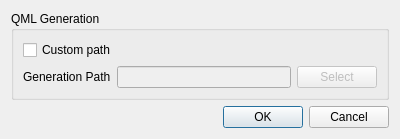
<?xml version="1.0" encoding="UTF-8"?>
<ui version="4.0">
 <class>PreferencesDialog</class>
 <widget class="QDialog" name="PreferencesDialog">
  <property name="geometry">
   <rect>
    <x>0</x>
    <y>0</y>
    <width>400</width>
    <height>137</height>
   </rect>
  </property>
  <property name="windowTitle">
   <string>Dialog</string>
  </property>
  <layout class="QVBoxLayout" name="verticalLayout_2">
   <item>
    <widget class="QGroupBox" name="groupBox">
     <property name="title">
      <string>QML Generation</string>
     </property>
     <layout class="QVBoxLayout" name="verticalLayout">
      <item>
       <widget class="QCheckBox" name="checkBox">
        <property name="text">
         <string>Custom path</string>
        </property>
       </widget>
      </item>
      <item>
       <layout class="QHBoxLayout" name="horizontalLayout">
        <item>
         <widget class="QLabel" name="label">
          <property name="text">
           <string>Generation Path</string>
          </property>
         </widget>
        </item>
        <item>
         <widget class="QLineEdit" name="m_dirPath">
          <property name="enabled">
           <bool>false</bool>
          </property>
         </widget>
        </item>
        <item>
         <widget class="QPushButton" name="m_selectDirectory">
          <property name="enabled">
           <bool>false</bool>
          </property>
          <property name="text">
           <string>Select</string>
          </property>
         </widget>
        </item>
       </layout>
      </item>
     </layout>
    </widget>
   </item>
   <item>
    <widget class="QDialogButtonBox" name="buttonBox">
     <property name="orientation">
      <enum>Qt::Horizontal</enum>
     </property>
     <property name="standardButtons">
      <set>QDialogButtonBox::Cancel|QDialogButtonBox::Ok</set>
     </property>
    </widget>
   </item>
  </layout>
 </widget>
 <resources/>
 <connections>
  <connection>
   <sender>buttonBox</sender>
   <signal>accepted()</signal>
   <receiver>PreferencesDialog</receiver>
   <slot>accept()</slot>
   <hints>
    <hint type="sourcelabel">
     <x>248</x>
     <y>254</y>
    </hint>
    <hint type="destinationlabel">
     <x>157</x>
     <y>274</y>
    </hint>
   </hints>
  </connection>
  <connection>
   <sender>buttonBox</sender>
   <signal>rejected()</signal>
   <receiver>PreferencesDialog</receiver>
   <slot>reject()</slot>
   <hints>
    <hint type="sourcelabel">
     <x>316</x>
     <y>260</y>
    </hint>
    <hint type="destinationlabel">
     <x>286</x>
     <y>274</y>
    </hint>
   </hints>
  </connection>
  <connection>
   <sender>checkBox</sender>
   <signal>toggled(bool)</signal>
   <receiver>m_dirPath</receiver>
   <slot>setEnabled(bool)</slot>
   <hints>
    <hint type="sourcelabel">
     <x>76</x>
     <y>88</y>
    </hint>
    <hint type="destinationlabel">
     <x>203</x>
     <y>119</y>
    </hint>
   </hints>
  </connection>
  <connection>
   <sender>checkBox</sender>
   <signal>toggled(bool)</signal>
   <receiver>m_selectDirectory</receiver>
   <slot>setEnabled(bool)</slot>
   <hints>
    <hint type="sourcelabel">
     <x>97</x>
     <y>90</y>
    </hint>
    <hint type="destinationlabel">
     <x>298</x>
     <y>126</y>
    </hint>
   </hints>
  </connection>
 </connections>
</ui>
